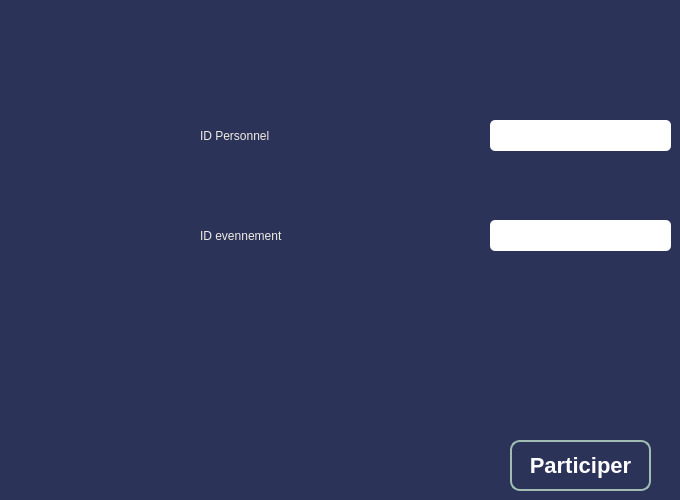
      <widget class="QWidget" name="tab_3">
       <property name="styleSheet">
        <string notr="true">background-color: rgb(44, 51, 89);
border-radius: 10px;
</string>
       </property>
       <attribute name="title">
        <string>participation</string>
       </attribute>
       <widget class="QPushButton" name="pb_participer_persoEV">
        <property name="geometry">
         <rect>
          <x>510</x>
          <y>440</y>
          <width>141</width>
          <height>51</height>
         </rect>
        </property>
        <property name="styleSheet">
         <string notr="true">/*-----QPushButton-----*/
QPushButton
{
	background-color: qlineargradient(spread:pad, x1:0, y1:0.511, x2:1, y2:0.511, stop:0 
#92bf91
,stop:0.995192 rgba(0,0,0,0));



	color: #ffffff;
	font-size: 22px;
	font-weight: bold;
	border: 2px solid #9fbdb3;
	border-radius:10px;
	padding: 5px;
	

}

QPushButton::hover
{
background-color: qlineargradient(spread:pad, x1:0, y1:0.511, x2:1, y2:0.511, stop:0 rgba(0, 180, 150, 220),stop:1 rgba(50, 220, 200, 220));

	color: #2C3359; 

}
QPushButton::pressed
{background-color: qlineargradient(stop:0 rgba(0, 207, 179, 255),stop:1 rgba(70, 255, 230, 255));

	color: #2C3359; 

}</string>
        </property>
        <property name="text">
         <string>Participer</string>
        </property>
       </widget>
       <widget class="QLabel" name="label_51">
        <property name="geometry">
         <rect>
          <x>200</x>
          <y>110</y>
          <width>241</width>
          <height>51</height>
         </rect>
        </property>
        <property name="styleSheet">
         <string notr="true">font:  75 24pt &quot;Times New Roman&quot;;
color: rgb(242, 237, 228);</string>
        </property>
        <property name="text">
         <string>ID Personnel</string>
        </property>
       </widget>
       <widget class="QLineEdit" name="le_id_part_perso">
        <property name="geometry">
         <rect>
          <x>490</x>
          <y>120</y>
          <width>181</width>
          <height>31</height>
         </rect>
        </property>
        <property name="styleSheet">
         <string notr="true">QLineEdit{
    background-color: white;
    box-shadow: 2px 0.5px 5px 1px inset black;
    border-radius: 5px;
    width: 70%;
    padding-right: 10px;
    padding-left: 10px;
    text-align: left;
    color: #000;
    font-size:inherit;
    font-family: Arial, Helvetica, sans-serif;  
    font-weight:normal;
    font-variant:normal;
}
QLineEdit::hover{  color: black ;
background-color:orange;}
QLineEdit::focus{  color: black ;
background-color:white;}</string>
        </property>
        <property name="text">
         <string/>
        </property>
       </widget>
       <widget class="QLineEdit" name="le_id_part_event">
        <property name="geometry">
         <rect>
          <x>490</x>
          <y>220</y>
          <width>181</width>
          <height>31</height>
         </rect>
        </property>
        <property name="styleSheet">
         <string notr="true">QLineEdit{
    background-color: white;
    box-shadow: 2px 0.5px 5px 1px inset black;
    border-radius: 5px;
    width: 70%;
    padding-right: 10px;
    padding-left: 10px;
    text-align: left;
    color: #000;
    font-size:inherit;
    font-family: Arial, Helvetica, sans-serif;  
    font-weight:normal;
    font-variant:normal;
}
QLineEdit::hover{  color: black ;
background-color:orange;}
QLineEdit::focus{  color: black ;
background-color:white;}</string>
        </property>
        <property name="text">
         <string/>
        </property>
       </widget>
       <widget class="QLabel" name="label_52">
        <property name="geometry">
         <rect>
          <x>200</x>
          <y>210</y>
          <width>251</width>
          <height>51</height>
         </rect>
        </property>
        <property name="styleSheet">
         <string notr="true">font:  75 24pt &quot;Times New Roman&quot;;
color: rgb(242, 237, 228);</string>
        </property>
        <property name="text">
         <string>ID evennement</string>
        </property>
       </widget>
      </widget>
